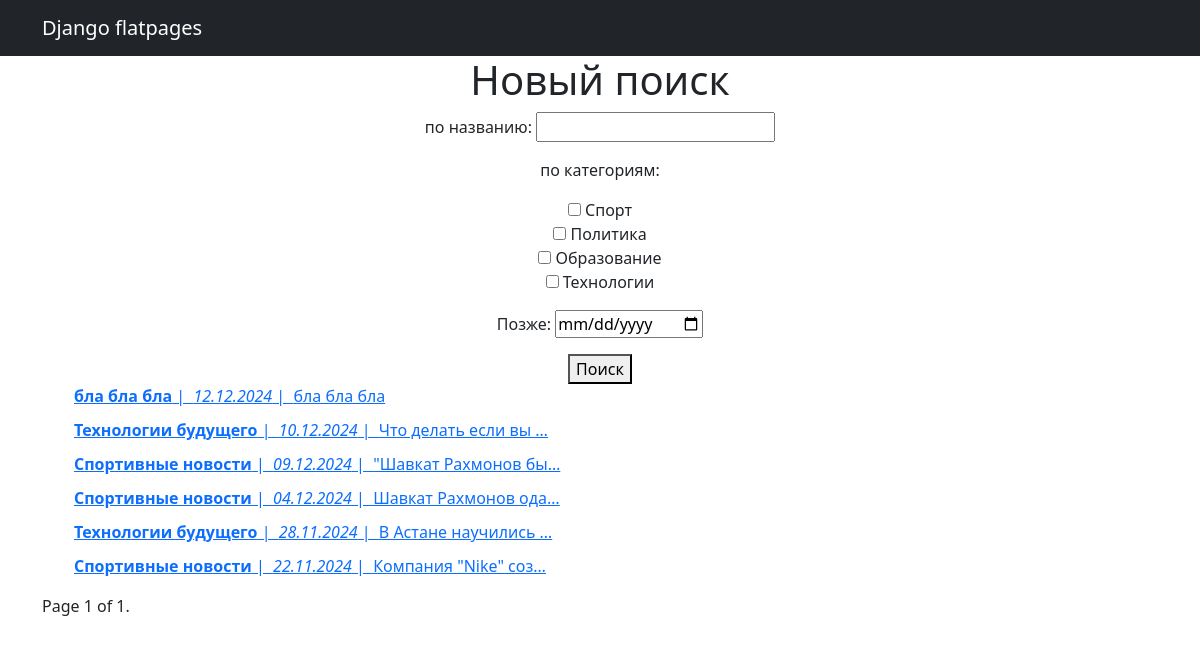
The app's page /news/search/ with its own data.
### newsapp/models.py (models this page shows, shortened)
class Post(models.Model):
    ARTICLE = 'статья'
    NEWS = 'новость'
    POST_TYPES = [
        (ARTICLE, 'Статья'),
        (NEWS, 'Новость'),
    ]
    author = models.ForeignKey(Author, on_delete=models.CASCADE)
    post_type = models.CharField(max_length=20, choices=POST_TYPES)
    created_at = models.DateTimeField(auto_now_add=True)
    categories = models.ManyToManyField(Category, through='PostCategory')
    title = models.CharField(max_length=255)
    text = models.TextField()
    rating = models.IntegerField(default=0)

### newsapp/views.py (the view)
# urls.py: path('news/search/', views.news_search, name='news_search'),
def news_search(request):
    queryset = Post.objects.filter(post_type=Post.NEWS).order_by('-created_at')
    post_filter = News_filters(request.GET, queryset=queryset)
    paginator = Paginator(post_filter.qs, 10)
    page_number = request.GET.get('page')
    page_obj = paginator.get_page(page_number)
    return render(request, 'news_search.html', {'page_obj': page_obj, 'filter': post_filter})

### newsapp/models.py (called while the page is built)
    def __str__(self):
        return self.name

### newsapp/templatetags/censor.py (called while the page is built)
@register.filter
def censor(value):
    bad_words = ['редиска', 'фуфло']
    for word in bad_words:
        value = value.replace(word, '*' * len(word))
    return value

### templates/news_search.html (shortened to what this page needs)
{% extends 'flatpages/default.html' %}
{% load censor %}
{% block content %}
    <h1>Новый поиск</h1>
    <form method="get">
        {{ filter.form.as_p }}
        <button type="submit">Поиск</button>
    </form>
    <ul>
        {% for post in page_obj %}
            <div style="display: flex; align-items: center; margin-bottom: 10px;">
                <a href="{% url 'news_detail' post.id %}">
                    <strong>{{ post.title|censor }}</strong>&nbsp;|&nbsp;
                    <em>{{ post.created_at|date:"d.m.Y" }}</em>&nbsp;|&nbsp;
                    <span>{{ post.text|censor|truncatechars:20 }}</span>
                </a>
            </div>
        {% endfor %}
    </ul>
    <div class="pagination">
        <span class="step-links">
            <span class="current">
                Page {{ page_obj.number }} of {{ page_obj.paginator.num_pages }}.
            </span>
        </span>
    </div>
{% endblock %}

### records on screen
Post: title|censor "бла бла бла", created_at "12.12.2024", text|censor "бла бла бла"
Post: title|censor "Технологии будущего", created_at "10.12.2024", text|censor "Что делать если вы …"
Post: title|censor "Спортивные новости", created_at "09.12.2024", text|censor "\"Шавкат Рахмонов бы…"
Post: title|censor "Спортивные новости", created_at "04.12.2024", text|censor "Шавкат Рахмонов ода…"
Post: title|censor "Технологии будущего", created_at "28.11.2024", text|censor "В Астане научились …"
Post: title|censor "Спортивные новости", created_at "22.11.2024", text|censor "Компания \"Nike\" соз…"

### other values on screen
{{ page_obj.number }} "1"
{{ page_obj.paginator.num_pages }} "1"
